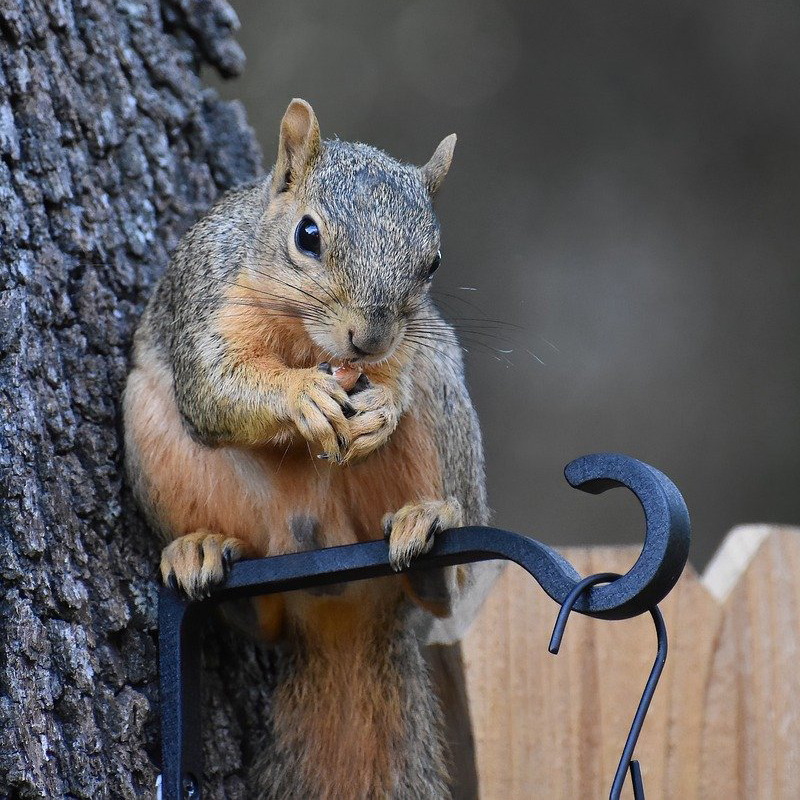
#> input picture imagenes/ardilla.jpg, 800 x 800 px
$ python main.py
#> lines starting #> are read from the running program, lines starting #| are printed output that depends on the picture
import cv2
import numpy as np
import matplotlib.pyplot as plt

ruta_imagen = 'imagenes/ardilla.jpg'

#--------------------------------------------------------------------------------------------------
# MOSTRAR IMAGENES
def mostrar_imagenes(titulo_ventana,img_original,titulo_img_modificada,img_modificada,tamano=False):
    titulo_original = 'Imagen Original'

    if tamano == True:
        alto, ancho, _ = img_original.shape
        titulo_original += f'\nTamaño {ancho}x{alto}px'

    plt.figure(figsize=(10, 5),num=titulo_ventana)

    plt.subplot(1, 2, 1)
    plt.title(titulo_original)
    plt.imshow(img_original)

    plt.subplot(1, 2, 2)
    plt.title(titulo_img_modificada)
    plt.imshow(img_modificada)

    plt.show()
    return

# ==========================================================================
#                 CÓDIGO APLICACIÓN I - Transformaciones
# ==========================================================================

# --------------------------------------------------
# ESCALAR IMAGEN
def escalar_imagen(ruta_imagen, factor_x, factor_y):
    imagen = cv2.imread(ruta_imagen)

    imagen_original = cv2.cvtColor(imagen, cv2.COLOR_BGR2RGB)

    alto, ancho, _ = imagen.shape

    escalada_alto = int(alto * factor_y)
    escalada_ancho = int(ancho * factor_x)

    matriz_escalado = np.array([[factor_x, 0, 0], [0, factor_y, 0]])

    imagen_escalada = cv2.warpAffine(imagen_original, matriz_escalado, (escalada_ancho, escalada_alto))

    nuevo_alto, nuevo_ancho, _ = imagen_escalada.shape

    titulo_ventana = 'Aplicacion I - Escalar Imagen'
    titulo_img_modificada = f'Imagen Escalada (Factor X: {factor_x}, Factor Y: {factor_y})\nTamaño {nuevo_ancho}x{nuevo_alto}px'
    mostrar_imagenes(titulo_ventana,imagen_original,titulo_img_modificada,imagen_escalada,tamano=True)

    return

# ---------------------------------------------
# ROTAR IMAGEN
def rotar_imagen(ruta_imagen, angulo_rotacion):
    imagen = cv2.imread(ruta_imagen)

    imagen_original = cv2.cvtColor(imagen, cv2.COLOR_BGR2RGB)

    alto, ancho, _ = imagen.shape

    angulo_rad = np.radians(angulo_rotacion)
    cos_theta = np.cos(angulo_rad)
    sin_theta = np.sin(angulo_rad)

    centro = (ancho // 2, alto // 2)

    matriz_rotacion = np.array([[cos_theta, -sin_theta, centro[0] - centro[0]*cos_theta + centro[1]*sin_theta],
                                [sin_theta, cos_theta, centro[1] - centro[0]*sin_theta - centro[1]*cos_theta]])

    imagen_rotada = cv2.warpAffine(imagen_original, matriz_rotacion, (ancho, alto))

    titulo_ventana = 'Aplicacion I - Rotar Imagen'
    titulo_img_modificada = f'Imagen Rotada\n(Ángulo: {angulo_rotacion} grados)'
    mostrar_imagenes(titulo_ventana,imagen_original,titulo_img_modificada,imagen_rotada)

    return

# ---------------------------------------------------
# DEFORMAR IMAGEN
def deformar_imagen(ruta_imagen, factor_x, factor_y):
    imagen = cv2.imread(ruta_imagen)

    imagen_original = cv2.cvtColor(imagen, cv2.COLOR_BGR2RGB)

    alto, ancho, _ = imagen.shape

    matriz_deformado = np.array([[1, factor_x, 0], [factor_y, 1, 0]])

    imagen_deformada = cv2.warpAffine(imagen_original, matriz_deformado, (ancho, alto))

    titulo_ventana = 'Aplicacion I - Deformar Imagen'
    titulo_img_modificada = f'Imagen Deformada\n(Factor X: {factor_x}, Factor Y: {factor_y})'
    mostrar_imagenes(titulo_ventana,imagen_original,titulo_img_modificada,imagen_deformada)

    return

# ==========================================================================
#               CÓDIGO APLICACIÓN II - Compresión de Imagenes
# ==========================================================================

# -----------------------------------
# COMPRIMIR IMAGEN
def comprimir_imagen(ruta_imagen, k):
    imagen = cv2.imread(ruta_imagen)
    imagen_original = cv2.cvtColor(imagen, cv2.COLOR_BGR2RGB)

    imagen_para_comprimir = cv2.imread(ruta_imagen, cv2.IMREAD_COLOR)

    U, S, VT = np.linalg.svd(imagen_para_comprimir[:, :, 0], full_matrices=False)  # Canal Rojo
    U_k = U[:, :k]
    S_k = np.diag(S[:k])
    VT_k = VT[:k, :]
    canal_rojo_comprimido = np.dot(U_k, np.dot(S_k, VT_k))

    U, S, VT = np.linalg.svd(imagen_para_comprimir[:, :, 1], full_matrices=False)  # Canal Verde
    U_k = U[:, :k]
    S_k = np.diag(S[:k])
    VT_k = VT[:k, :]
    canal_verde_comprimido = np.dot(U_k, np.dot(S_k, VT_k))

    U, S, VT = np.linalg.svd(imagen_para_comprimir[:, :, 2], full_matrices=False)  # Canal Azul
    U_k = U[:, :k]
    S_k = np.diag(S[:k])
    VT_k = VT[:k, :]
    canal_azul_comprimido = np.dot(U_k, np.dot(S_k, VT_k))

    imagen_comprimida = np.stack([canal_rojo_comprimido, canal_verde_comprimido, canal_azul_comprimido], axis=-1)
    imagen_comprimida = cv2.cvtColor(imagen_comprimida.astype(np.uint8), cv2.COLOR_BGR2RGB)

    titulo_ventana = 'Aplicacion II - Comprimir Imagen'
    titulo_img_modificada = f'Imagen Comprimida\n(k={k})'
    mostrar_imagenes(titulo_ventana,imagen_original,titulo_img_modificada,imagen_comprimida)

    return


# ==========================================================================
#                 EJECUTAR APLICACIÓN I - Transformaciones
# ==========================================================================

# ROTAR
angulo_rotacion = -45
rotar_imagen(ruta_imagen, angulo_rotacion)
#> in rotar_imagen, imagen is the input picture: shape (800, 800, 3); mean B, G, R 91.1, 91, 95.3

angulo_rotacion = -69
rotar_imagen(ruta_imagen, angulo_rotacion)


# ESCALAR
escala_factor_x = 2.0
escala_factor_y = 1.5
escalar_imagen(ruta_imagen, escala_factor_x, escala_factor_y)

escala_factor_x = 3.0
escala_factor_y = 4.5
escalar_imagen(ruta_imagen, escala_factor_x, escala_factor_y)


# DEFORMAR
deformar_factor_x = 0.2
deformar_factor_y = 0.5
deformar_imagen(ruta_imagen, deformar_factor_x, deformar_factor_y)

deformar_factor_x = 0.1
deformar_factor_y = 0.9
deformar_imagen(ruta_imagen, deformar_factor_x, deformar_factor_y)


# ==========================================================================
#              EJECUTAR APLICACIÓN II - Compresión de Imagenes
# ==========================================================================

# COMPRIMIR IMAGEN
comprimir_imagen(ruta_imagen, 10)
#> in comprimir_imagen, `U, S, VT = np.linalg.svd(imagen_para_comprimir[:, :, 0], full_matrices..`: S = 800 values, max 73521.8 at index 0, min 0.0535 at index 799, mean 573.7
#> in comprimir_imagen, `U, S, VT = np.linalg.svd(imagen_para_comprimir[:, :, 1], full_matrices..`:
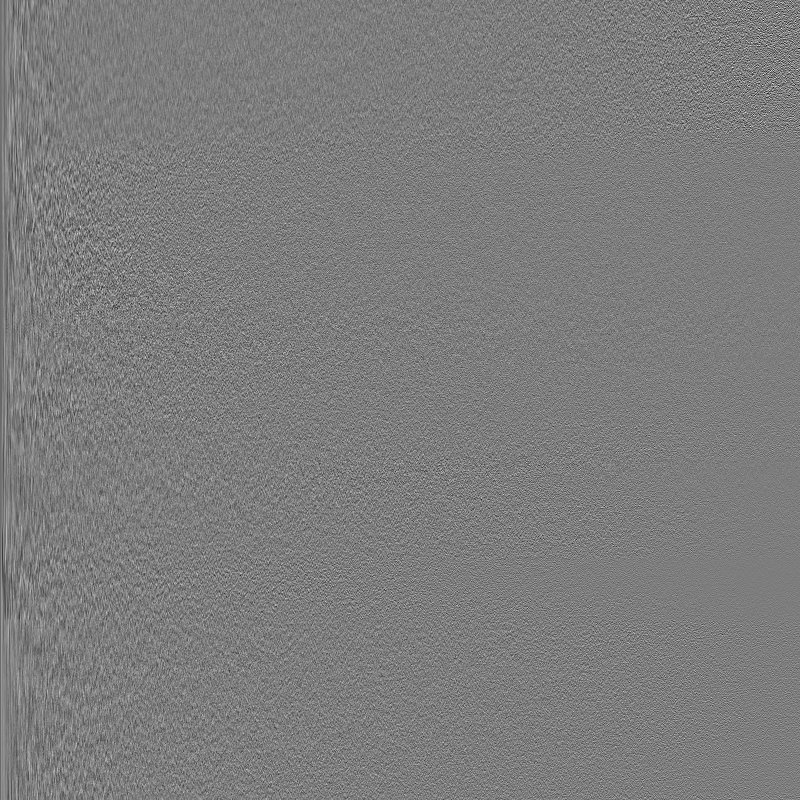
#> U: shape (800, 800) float64; min -0.257, max 0.265, mean -4.82e-05; drawn with min black and max white
#> in comprimir_imagen, `U, S, VT = np.linalg.svd(imagen_para_comprimir[:, :, 1], full_matrices..`: S = 800 values, max 73621 at index 0, min 0.0467 at index 799, mean 562.4
#> in comprimir_imagen, `U, S, VT = np.linalg.svd(imagen_para_comprimir[:, :, 2], full_matrices..`: S = 800 values, max 77797.9 at index 0, min 0.0294 at index 799, mean 577.8
#> in comprimir_imagen, `imagen_comprimida = cv2.cvtColor(imagen_comprimida.astype(np.uint8), c..`:
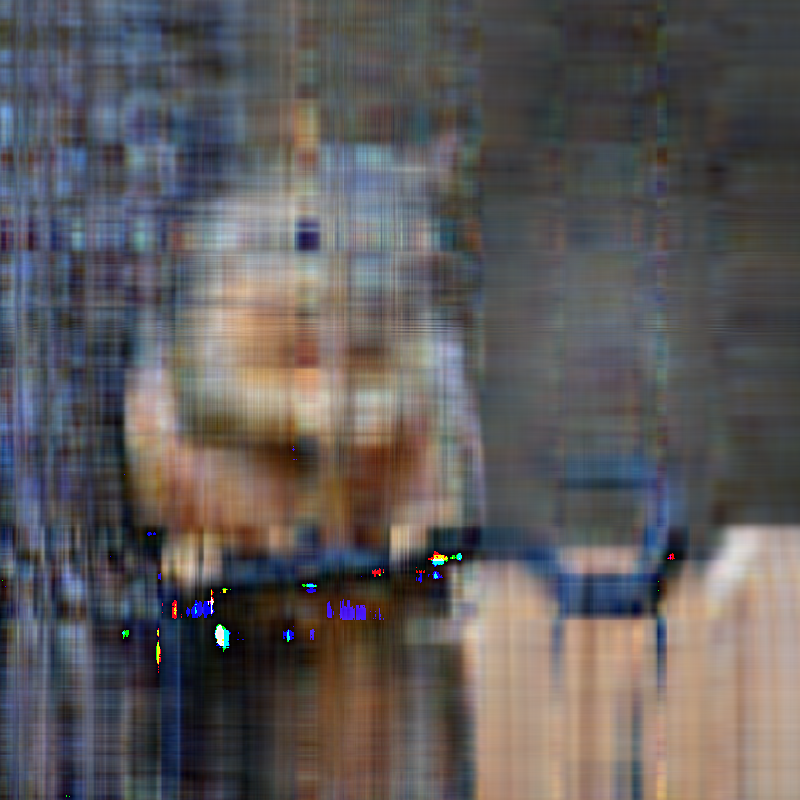
#> imagen_comprimida: shape (800, 800, 3); mean R, G, B 95, 90.8, 91.2
comprimir_imagen(ruta_imagen, 50)
#> call 2 of comprimir_imagen, with ruta_imagen = 'imagenes/ardilla.jpg', k = 50
#> in comprimir_imagen (call 2), `U, S, VT = np.linalg.svd(imagen_para_comprimir[:, :, 0], full_matrices..`: S = 800 values, max 73521.8 at index 0, min 0.0535 at index 799, mean 573.7
#> in comprimir_imagen (call 2), `canal_rojo_comprimido = np.dot(U_k, np.dot(S_k, VT_k))`:
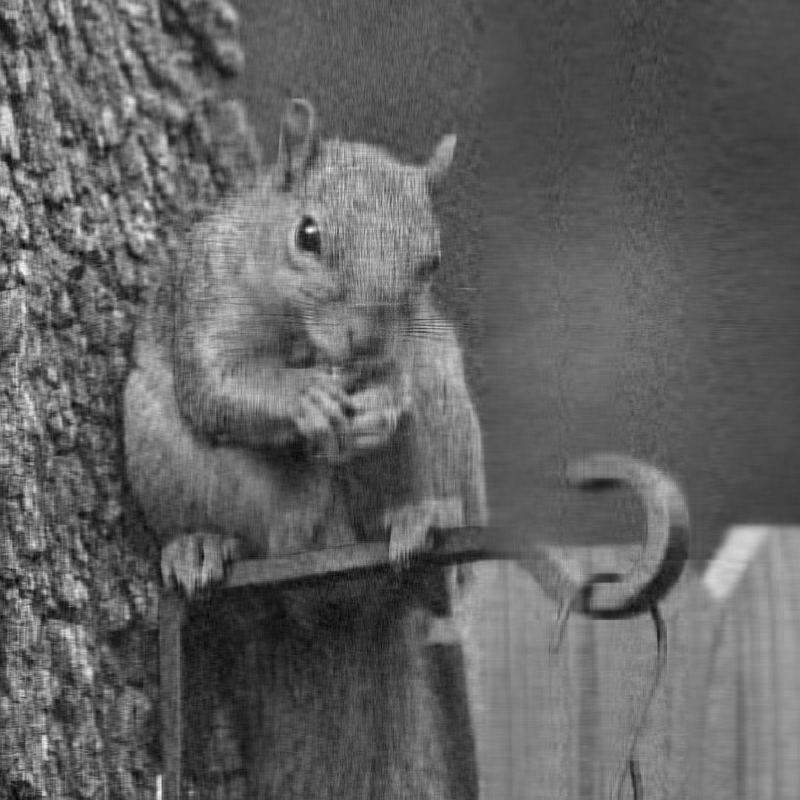
#> canal_rojo_comprimido: shape (800, 800) float64; min -26.44, max 278.9, mean 91.1; drawn with min black and max white
#> in comprimir_imagen (call 2), `U, S, VT = np.linalg.svd(imagen_para_comprimir[:, :, 1], full_matrices..`: S = 800 values, max 73621 at index 0, min 0.0467 at index 799, mean 562.4
#> in comprimir_imagen (call 2), `canal_verde_comprimido = np.dot(U_k, np.dot(S_k, VT_k))`:
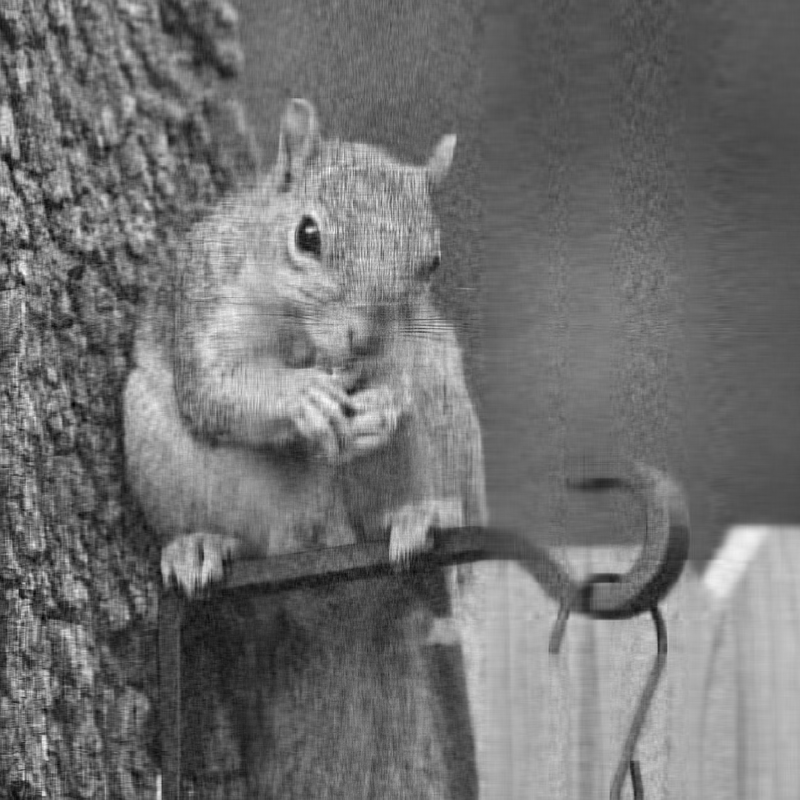
#> canal_verde_comprimido: shape (800, 800) float64; min -28.44, max 240.9, mean 91; drawn with min black and max white
#> in comprimir_imagen (call 2), `U, S, VT = np.linalg.svd(imagen_para_comprimir[:, :, 2], full_matrices..`: S = 800 values, max 77797.9 at index 0, min 0.0294 at index 799, mean 577.8
comprimir_imagen(ruta_imagen, 70)
#> call 3 of comprimir_imagen, with ruta_imagen = 'imagenes/ardilla.jpg', k = 70
#> in comprimir_imagen (call 3), `U, S, VT = np.linalg.svd(imagen_para_comprimir[:, :, 0], full_matrices..`: S = 800 values, max 73521.8 at index 0, min 0.0535 at index 799, mean 573.7
#> in comprimir_imagen (call 3), `VT_k = VT[:k, :]`:
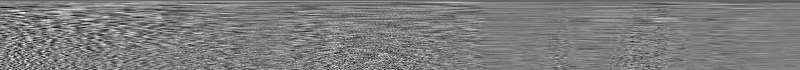
#> VT_k: shape (70, 800) float64; min -0.197, max 0.203, mean -0.000474; drawn with min black and max white
#> in comprimir_imagen (call 3), `U, S, VT = np.linalg.svd(imagen_para_comprimir[:, :, 1], full_matrices..`: S = 800 values, max 73621 at index 0, min 0.0467 at index 799, mean 562.4
#> in comprimir_imagen (call 3), `U_k = U[:, :k]`:
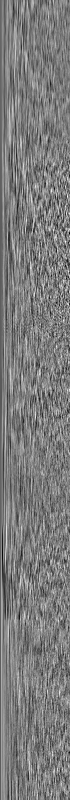
#> U_k: shape (800, 70) float64; min -0.154, max 0.16, mean -0.000541; drawn with min black and max white
#> in comprimir_imagen (call 3), `VT_k = VT[:k, :]`:
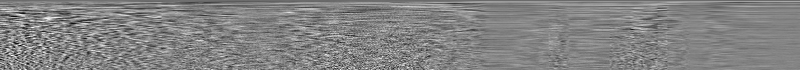
#> VT_k: shape (70, 800) float64; min -0.2, max 0.187, mean -0.000535; drawn with min black and max white
#> in comprimir_imagen (call 3), `U, S, VT = np.linalg.svd(imagen_para_comprimir[:, :, 2], full_matrices..`: S = 800 values, max 77797.9 at index 0, min 0.0294 at index 799, mean 577.8
comprimir_imagen(ruta_imagen, 100)
